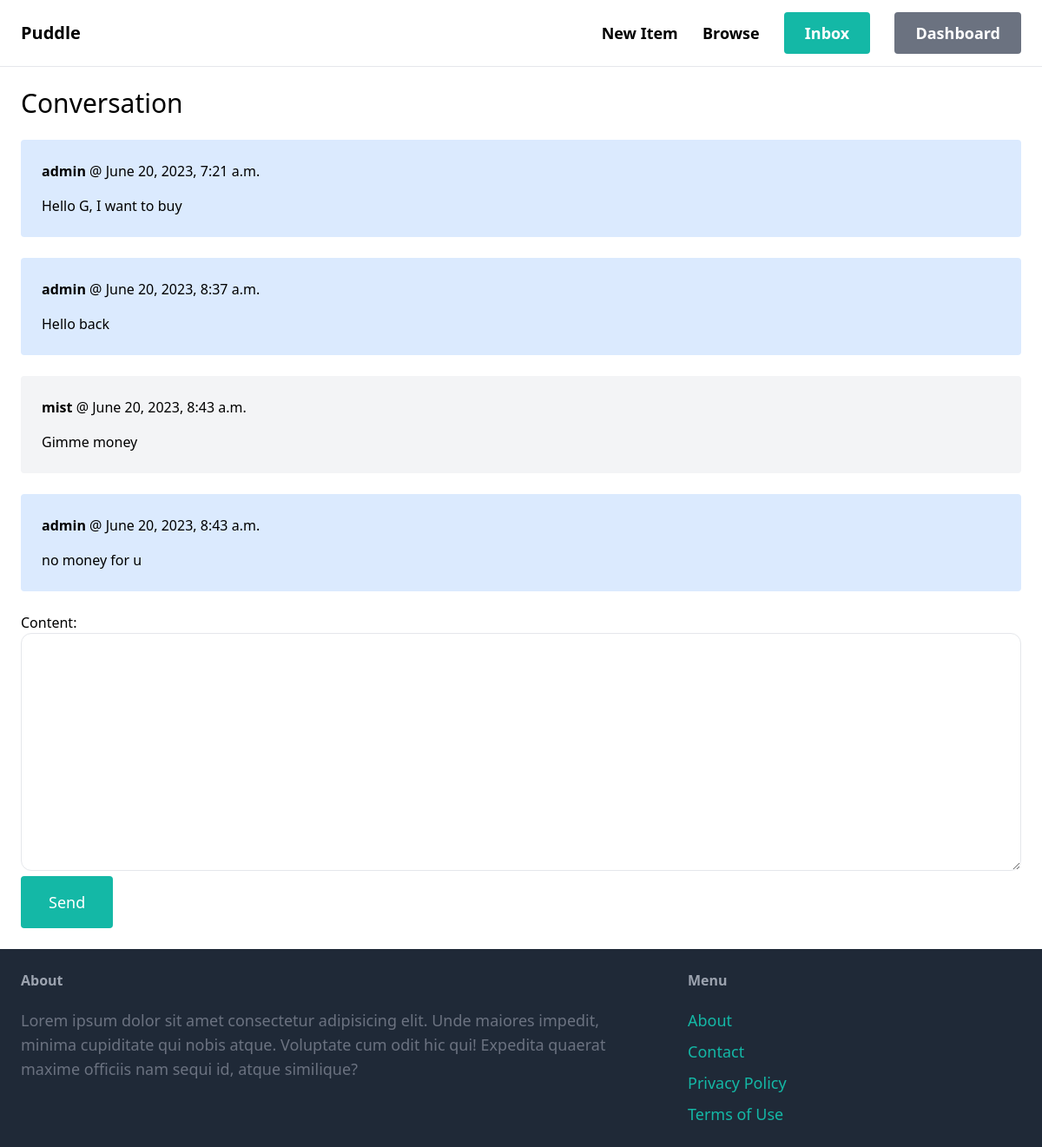
The page /inbox/1/ (signed in) on the database its author committed.
### conversation/models.py (models this page shows)
class ConversationMessage(models.Model):
    conversation = models.ForeignKey(Conversation, related_name='messages', on_delete=models.CASCADE)
    content = models.TextField()
    created_at = models.DateTimeField(auto_now_add=True)
    created_by = models.ForeignKey(User, related_name='created_messages', on_delete=models.CASCADE)

### conversation/views.py (the view)
# urls.py: path("<int:pk>/", views.detail, name="detail"),
@login_required
def detail(request, pk):
    conversation = Conversation.objects.filter(members__in=[request.user.id]).get(pk=pk)
    if request.method == "POST":
        form = ConversationMessageForm(request.POST)
        if form.is_valid():
            conversation_message = form.save(commit=False)
            conversation_message.conversation = conversation
            conversation_message.created_by = request.user
            conversation_message.save()
            conversation.save()
            return redirect("conversation:detail", pk=pk)
    else:
        form = ConversationMessageForm()
    return render(request, "conversation/detail.html", {
        "conversation": conversation,
        "form": form,
    })

### conversation/forms.py
class ConversationMessageForm(forms.ModelForm):
    class Meta:
        model = ConversationMessage
        fields = ('content',)
        widgets = {
            'content': forms.Textarea(attrs={
                'class': 'w-full py-4 px-6 rounded-xl border'
            })
        }

### conversation/templates/conversation/detail.html (shortened to what this page needs)
{% extends 'homepage/base.html' %}
{% block content %}
<h1 class="mb-6 text-3xl">Conversation</h1>
<div class="space-y-6">
    {% for message in conversation.messages.all %}
        <div class="p-6 flex {% if message.created_by == request.user %}bg-blue-100{% else %}bg-gray-100{% endif %} rounded">
            <div>
                <p class="mb-4">
                    <strong>{{ message.created_by.username }}</strong> @ {{ message.created_at }}
                </p>
                <p>{{ message.content }}</p>
            </div>
        </div>
    {% endfor %}
</div>
<form method="post" action="." class="mt-6">
    {{ form.as_p }}
    <button class="py-4 px-8 text-lg bg-teal-500 hover:bg-teal-700 rounded text-white">Send</button>
</form>
{% endblock content %}

### rows shown on the page
ConversationMessage: created_by.username "admin", created_at "June 20, 2023, 7:21 a.m.", content "Hello G, I want to buy"
ConversationMessage: created_by.username "admin", created_at "June 20, 2023, 8:37 a.m.", content "Hello back"
ConversationMessage: created_by.username "mist", created_at "June 20, 2023, 8:43 a.m.", content "Gimme money"
ConversationMessage: created_by.username "admin", created_at "June 20, 2023, 8:43 a.m.", content "no money for u"
